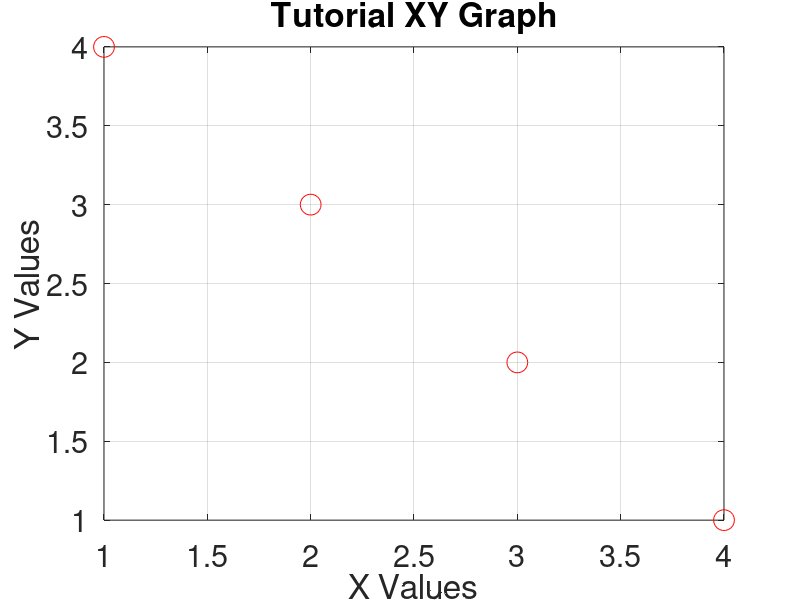
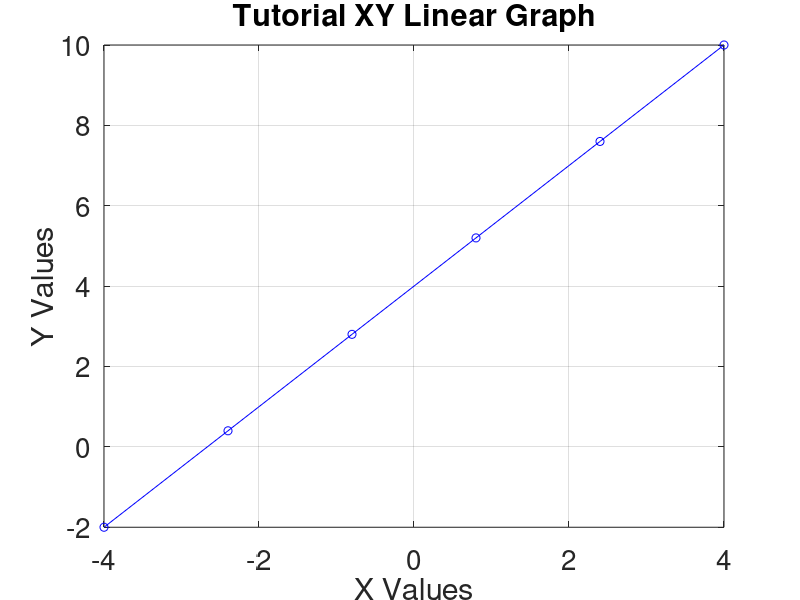

MATLAB code to generate these figures, in order:
% Tutorial 1 Scatterplot Graph
x = [1,2,3,4];
y = [4,3,2,1];
plot(x,y,'or', 'MarkerSize', 15);
grid on;
title('Tutorial XY Graph');
set(gca, 'fontsize', 22);
xlabel('X Values');
ylabel('Y Values');

% Tutorial 1 Line Graph
figure;
xline = linspace(-4,4,6);
yline = 1.5*xline + 4;
plot(xline,yline, 'bo-');
grid on;
title('Tutorial XY Linear Graph');
xlabel('X Values');
ylabel('Y Values');
set(gca, 'fontsize', 20);

% Tutorial 2 Functions
function AreaOf = fn_recArea(x,y)
  AreaOf = x*y;
end
newarea = fn_recArea(10,10);

function [A,V] = fn_calcAV(r)
  A = 4*pi*r^2;
  V = 4/3*pi*r^3;
end
[Area,Vol] = fn_calcAV(5)
